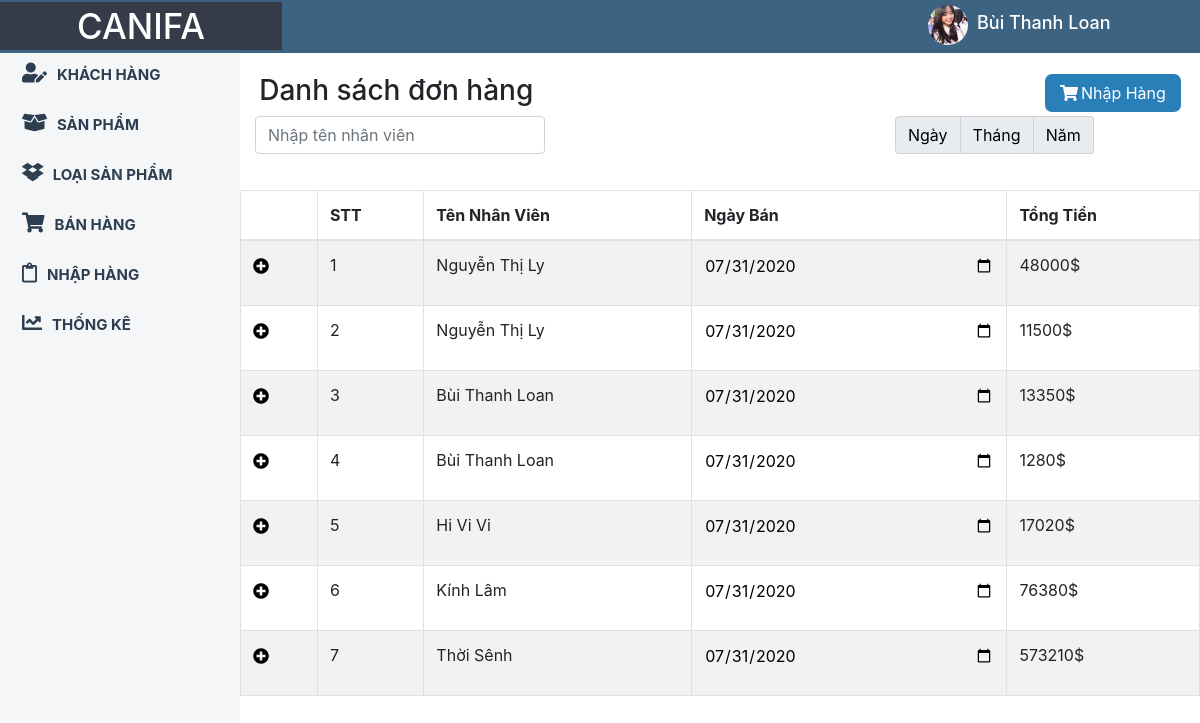
Page /index.php?muc=nhaphang (signed in) on the committed database.
### tables this page shows
CREATE TABLE `hoadonnhap` (
  `id_hd` int(11) NOT NULL,
  `id_nv` int(11) NOT NULL,
  `ngaynhap` date NOT NULL,
  `tongtien` int(255) NOT NULL
);

CREATE TABLE `nhanvien` (
  `id_nv` int(255) NOT NULL,
  `tennv` varchar(255) NOT NULL,
  `gioitinh` varchar(255) NOT NULL,
  `ngaysinh` date NOT NULL,
  `diachi` varchar(255) NOT NULL,
  `sdt` varchar(255) NOT NULL,
  `hinhanh` varchar(255) NOT NULL,
  `ngaygianhap` date NOT NULL
);

### Controller/HomeController.php (called while the page is built, shortened)
<?php
	require_once 'Model/BaseModel.php';
	class HomeControl
	{
		public $Base;
		function __construct()
		{
			$this->Base= new BaseModel();
		}
		public function Dieuhuong()
		{
			$loaisanpham=$this->Base->data('loaisanpham');
			$nhanvien=$this->Base->data('nhanvien');
			$sanpham=$this->Base->data('sanpham');
			$khachhang=$this->Base->data('khachhang');
			$hoadonban=$this->Base->data('hoadonban');
			$chitietban=$this->Base->data('cthoadonban');
			$hoadonnhap=$this->Base->data('hoadonnhap');
											?>
									<?php
			require_once 'View/index.php';
		}
	}
?>

### index.php (called while the page is built, shortened)
<?php
	require_once 'Controller/HomeController.php';
	$HT=new HomeControl();
	$HT->Dieuhuong();
 ?>

### Model/BaseModel.php (called while the page is built, shortened)
<?php
class BaseModel
{
	private $maychu = 'localhost';
	private $tk='root';
	private $mk='';
	private $csdl='db_qlbanhang';
	private $bienketnoi=null;
	public function ketnoi()
	{
		$this->bienketnoi = new mysqli($this->maychu,$this->tk,$this->mk,$this->csdl);
		mysqli_set_charset($this->bienketnoi,'utf8');
	}
	public function data($sql)
	{
		$sq="SELECT * FROM $sql";
		$this->ketqua=$this->bienketnoi->query($sq);
		if ($this->ketqua->num_rows==0) {
			$data=0;
		}else{
			while ($row=$this->ketqua->fetch_assoc()) {
				$data[]=$row;
			}
		}
		return $data;
	}
}
?>

### View/nhaphang.php (the view, shortened to what this page needs)
<content>
<div id="hang">
	<div class="top">
		<div class="banhang-top">
			<h3>Danh sách đơn hàng</h3>
			<a href="?muc=nhaphang&them"><i class="fas fa-shopping-cart"></i>Nhập Hàng</a>
		</div>
		<div class="container">
			<div class="row">
					<div class="col-sm-4">
						<input class="form-control" id="myInput" type="text" placeholder="Nhập tên nhân viên">
					</div>
					<div class="col-sm-4"></div>
					<div class="col-sm-4">
						<div class="quy">
							<form method="post">
								<div class="input-group mb-3">
								    <div class="input-group-prepend">
								      <span class="input-group-text"><button type="submit" name="ngay" href="">Ngày</button></span>
								      <span class="input-group-text"><button type="submit" name="thang" href="">Tháng</button></span>
								      <span class="input-group-text" style="border-top-right-radius: 3px;border-bottom-right-radius: 3px;"><button type="submit" name="nam" href="">Năm</button></span>
								    </div>
								  </div>
							</form>
						</div>
					</div>
			</div>
		</div>
	</div>
	<div class="main-content">
		<table class="table table-bordered table-striped">
    <thead>
      <tr>
    	<th></th>
        <th>STT</th>
        <th>Tên Nhân Viên</th>
        <th>Ngày Bán</th>
        <th>Tổng Tiền</th>
      </tr>
    </thead>
    <tbody id="myTable">
	<?php
		$i=0;
		if ($hoadonnhap!=0) {
		foreach ($hoadonnhap as $value) {
		$i++;
	?>
	<tr>
	<form method="post">
		<td><i id="them" href="#" data-target="#login<?php echo $i; ?>" data-toggle="modal" class="fa fa-plus-circle btn btn-primary login-trigger"></i></td>
		<td><?php echo $i; ?>
		</td>
		<td>
			<?php foreach ($nhanvien as $key) {
					if ($value['id_nv']==$key['id_nv']) {
						?>
						<span><?php echo $key['tennv']; ?></span>
					<?php
				}
			} ?>
		</td>
		<td>
			<input type="date" value="<?php echo $value['ngaynhap']; ?>" name="">
		</td>
		<td>
			<p><?php echo $value['tongtien'].'$'; ?></p>
		</td>
	</form>
	</tr>
	<?php }
		}
	 ?>
    </tbody>
  </table>
</div>
</div>
</content>
  	</div>
</div>

### css/style.css (style rules this page uses)
* { margin: 0; padding: 0; }
.banhang-top { display: block; position: relative; width: 100%; padding: 0 2%; }
.banhang-top h3 { float: left; }
.banhang-top a { float: right; background: #2980b9; color: white; padding: 7px 15px; border-radius: 7px; }
.banhang-top a i { padding-right: 3px; }
.btn { padding: 0; color: black; background: none; border: none; }
.table input { width: 100%; border: none; background: none; }
.table { margin-top: 20px; }
.top { display: block; width: 100%; }
button { background: none; padding: 0; border: none; }

### rows in the picture
hoadonnhap: ngaynhap "07/31/2020", tongtien "48000"
nhanvien: tennv "Nguyễn Thị Ly"
hoadonnhap: ngaynhap "07/31/2020", tongtien "11500"
hoadonnhap: ngaynhap "07/31/2020", tongtien "13350"
nhanvien: tennv "Bùi Thanh Loan"
hoadonnhap: ngaynhap "07/31/2020", tongtien "1280"
hoadonnhap: ngaynhap "07/31/2020", tongtien "17020"
nhanvien: tennv "Hi Vi Vi"
hoadonnhap: ngaynhap "07/31/2020", tongtien "76380"
nhanvien: tennv "Kính Lâm"
hoadonnhap: ngaynhap "07/31/2020", tongtien "573210"
nhanvien: tennv "Thời Sênh"

### other values in the picture
$_SESSION['nhanvien'][0]['tennv'] "Bùi Thanh Loan"
